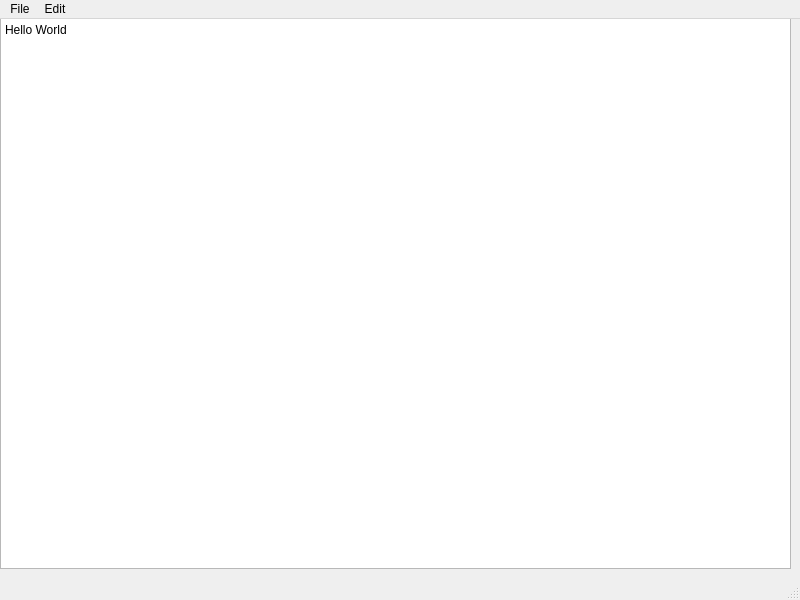
<?xml version="1.0" encoding="UTF-8"?>
<ui version="4.0">
 <class>MainWindow</class>
 <widget class="QMainWindow" name="MainWindow">
  <property name="geometry">
   <rect>
    <x>0</x>
    <y>0</y>
    <width>800</width>
    <height>600</height>
   </rect>
  </property>
  <property name="windowTitle">
   <string>MainWindow</string>
  </property>
  <widget class="QWidget" name="centralwidget">
   <widget class="QWidget" name="verticalLayoutWidget">
    <property name="geometry">
     <rect>
      <x>0</x>
      <y>-1</y>
      <width>791</width>
      <height>551</height>
     </rect>
    </property>
    <layout class="QVBoxLayout" name="verticalLayout">
     <item>
      <widget class="QTextEdit" name="textEdit">
       <property name="html">
        <string>&lt;!DOCTYPE HTML PUBLIC &quot;-//W3C//DTD HTML 4.0//EN&quot; &quot;http://www.w3.org/TR/REC-html40/strict.dtd&quot;&gt;
&lt;html&gt;&lt;head&gt;&lt;meta name=&quot;qrichtext&quot; content=&quot;1&quot; /&gt;&lt;meta charset=&quot;utf-8&quot; /&gt;&lt;style type=&quot;text/css&quot;&gt;
p, li { white-space: pre-wrap; }
hr { height: 1px; border-width: 0; }
li.unchecked::marker { content: &quot;\2610&quot;; }
li.checked::marker { content: &quot;\2612&quot;; }
&lt;/style&gt;&lt;/head&gt;&lt;body style=&quot; font-family:'Segoe UI'; font-size:9pt; font-weight:400; font-style:normal;&quot;&gt;
&lt;p style=&quot; margin-top:0px; margin-bottom:0px; margin-left:0px; margin-right:0px; -qt-block-indent:0; text-indent:0px;&quot;&gt;Hello World&lt;/p&gt;&lt;/body&gt;&lt;/html&gt;</string>
       </property>
      </widget>
     </item>
    </layout>
   </widget>
  </widget>
  <widget class="QMenuBar" name="menubar">
   <property name="geometry">
    <rect>
     <x>0</x>
     <y>0</y>
     <width>800</width>
     <height>22</height>
    </rect>
   </property>
   <widget class="QMenu" name="menuFile">
    <property name="title">
     <string>File</string>
    </property>
    <addaction name="actionCreate"/>
    <addaction name="actionOpen"/>
    <addaction name="actionSave_as"/>
    <addaction name="actionPrint"/>
    <addaction name="actionExit"/>
   </widget>
   <widget class="QMenu" name="menuEdit">
    <property name="title">
     <string>Edit</string>
    </property>
    <addaction name="actionCopy"/>
    <addaction name="actionPaste"/>
    <addaction name="actionCut"/>
    <addaction name="actionUndo"/>
    <addaction name="actionRedo"/>
   </widget>
   <addaction name="menuFile"/>
   <addaction name="menuEdit"/>
  </widget>
  <widget class="QStatusBar" name="statusbar"/>
  <action name="actionCreate">
   <property name="icon">
    <iconset resource="Resources.qrc">
     <normaloff>:/imgs/New.bmp</normaloff>:/imgs/New.bmp</iconset>
   </property>
   <property name="text">
    <string>New</string>
   </property>
  </action>
  <action name="actionSave_as">
   <property name="icon">
    <iconset resource="Resources.qrc">
     <normaloff>:/imgs/Save.bmp</normaloff>:/imgs/Save.bmp</iconset>
   </property>
   <property name="text">
    <string>Save as</string>
   </property>
  </action>
  <action name="actionPrint">
   <property name="text">
    <string>Print</string>
   </property>
  </action>
  <action name="actionExit">
   <property name="icon">
    <iconset resource="Resources.qrc">
     <normaloff>:/imgs/DeleteSticky.bmp</normaloff>:/imgs/DeleteSticky.bmp</iconset>
   </property>
   <property name="text">
    <string>Exit</string>
   </property>
  </action>
  <action name="actionCopy">
   <property name="icon">
    <iconset resource="Resources.qrc">
     <normaloff>:/imgs/Copy.bmp</normaloff>:/imgs/Copy.bmp</iconset>
   </property>
   <property name="text">
    <string>Copy</string>
   </property>
  </action>
  <action name="actionPaste">
   <property name="icon">
    <iconset resource="Resources.qrc">
     <normaloff>:/imgs/Paste.bmp</normaloff>:/imgs/Paste.bmp</iconset>
   </property>
   <property name="text">
    <string>Paste</string>
   </property>
  </action>
  <action name="actionCut">
   <property name="icon">
    <iconset resource="Resources.qrc">
     <normaloff>:/imgs/Cut.bmp</normaloff>:/imgs/Cut.bmp</iconset>
   </property>
   <property name="text">
    <string>Cut</string>
   </property>
  </action>
  <action name="actionUndo">
   <property name="text">
    <string>Undo</string>
   </property>
  </action>
  <action name="actionRedo">
   <property name="text">
    <string>Redo</string>
   </property>
  </action>
  <action name="actionOpen">
   <property name="icon">
    <iconset resource="Resources.qrc">
     <normaloff>:/imgs/Open.bmp</normaloff>:/imgs/Open.bmp</iconset>
   </property>
   <property name="text">
    <string>Open</string>
   </property>
  </action>
 </widget>
 <resources>
  <include location="Resources.qrc"/>
 </resources>
 <connections/>
</ui>
